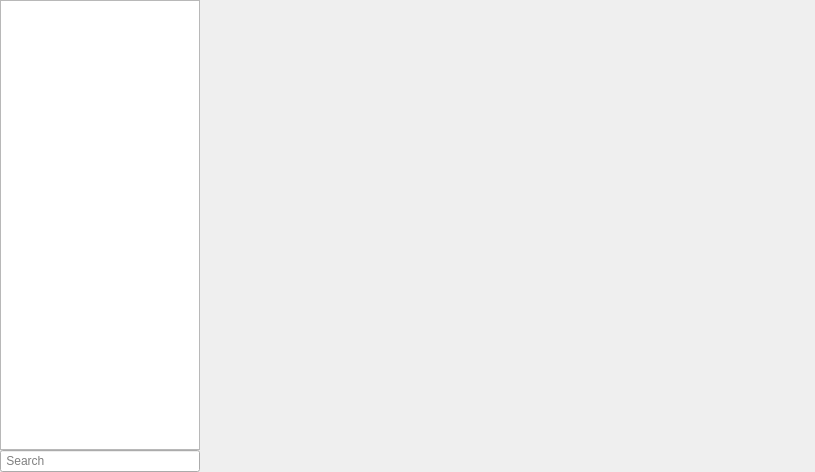
<?xml version="1.0" encoding="UTF-8"?>
<ui version="4.0">
 <class>VMManagerMain</class>
 <widget class="QWidget" name="VMManagerMain">
  <property name="geometry">
   <rect>
    <x>0</x>
    <y>0</y>
    <width>815</width>
    <height>472</height>
   </rect>
  </property>
  <property name="sizePolicy">
   <sizepolicy hsizetype="Preferred" vsizetype="Expanding">
    <horstretch>0</horstretch>
    <verstretch>0</verstretch>
   </sizepolicy>
  </property>
  <property name="windowTitle">
   <string>VMManagerMain</string>
  </property>
  <layout class="QHBoxLayout" name="horizontalLayout">
   <property name="leftMargin">
    <number>0</number>
   </property>
   <property name="topMargin">
    <number>0</number>
   </property>
   <property name="rightMargin">
    <number>0</number>
   </property>
   <property name="bottomMargin">
    <number>0</number>
   </property>
   <item>
    <widget class="QWidget" name="widget" native="true">
     <property name="sizePolicy">
      <sizepolicy hsizetype="Maximum" vsizetype="Preferred">
       <horstretch>0</horstretch>
       <verstretch>0</verstretch>
      </sizepolicy>
     </property>
     <layout class="QVBoxLayout" name="verticalLayout">
      <property name="spacing">
       <number>0</number>
      </property>
      <property name="leftMargin">
       <number>0</number>
      </property>
      <property name="topMargin">
       <number>0</number>
      </property>
      <property name="rightMargin">
       <number>0</number>
      </property>
      <property name="bottomMargin">
       <number>0</number>
      </property>
      <item>
       <widget class="QListView" name="listView">
        <property name="sizePolicy">
         <sizepolicy hsizetype="Maximum" vsizetype="Preferred">
          <horstretch>0</horstretch>
          <verstretch>0</verstretch>
         </sizepolicy>
        </property>
        <property name="minimumSize">
         <size>
          <width>200</width>
          <height>0</height>
         </size>
        </property>
        <property name="maximumSize">
         <size>
          <width>200</width>
          <height>16777215</height>
         </size>
        </property>
       </widget>
      </item>
      <item>
       <widget class="QLineEdit" name="searchBar">
        <property name="focusPolicy">
         <enum>Qt::ClickFocus</enum>
        </property>
        <property name="placeholderText">
         <string> Search</string>
        </property>
        <property name="clearButtonEnabled">
         <bool>true</bool>
        </property>
       </widget>
      </item>
     </layout>
    </widget>
   </item>
   <item>
    <widget class="QWidget" name="detailsArea" native="true">
     <layout class="QHBoxLayout" name="horizontalLayout_2">
      <property name="leftMargin">
       <number>0</number>
      </property>
      <property name="topMargin">
       <number>0</number>
      </property>
      <property name="rightMargin">
       <number>0</number>
      </property>
      <property name="bottomMargin">
       <number>0</number>
      </property>
     </layout>
    </widget>
   </item>
  </layout>
 </widget>
 <resources/>
 <connections/>
</ui>
